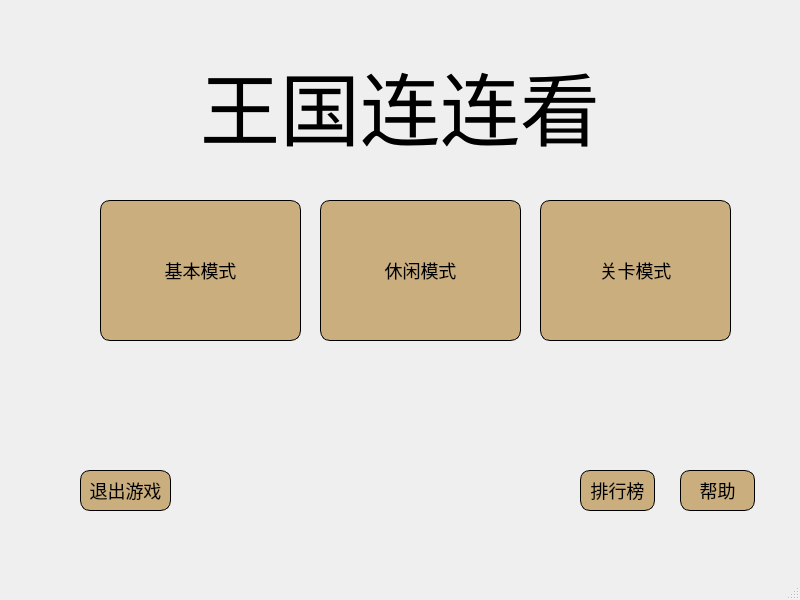
<?xml version="1.0" encoding="UTF-8"?>
<ui version="4.0">
 <class>MenuDialog</class>
 <widget class="QMainWindow" name="MenuDialog">
  <property name="geometry">
   <rect>
    <x>0</x>
    <y>0</y>
    <width>800</width>
    <height>600</height>
   </rect>
  </property>
  <property name="styleSheet">
   <string notr="true">#labelTitle{
	width:100%;
	text-align:center;
	font-size:80px;
	font-family: &quot;Microsoft Yahei&quot;,Arial,Helvetica,sans-serif,&quot;宋体&quot;!important;
}

.QPushButton
{
	border-radius:10px;
	min-height:10px;
	min-width:20px;
	font-size:18px;
	color:black;
	background-color:rgb(202,174,126);
	border:1px solid black;
}
.QPushButton:hover
{
	font-size:20px;
	background-color:white;
}</string>
  </property>
  <widget class="QWidget" name="centralwidget">
   <widget class="QPushButton" name="startBaseBtn">
    <property name="geometry">
     <rect>
      <x>100</x>
      <y>200</y>
      <width>201</width>
      <height>141</height>
     </rect>
    </property>
    <property name="text">
     <string>基本模式</string>
    </property>
   </widget>
   <widget class="QPushButton" name="startEasyBtn">
    <property name="geometry">
     <rect>
      <x>320</x>
      <y>200</y>
      <width>201</width>
      <height>141</height>
     </rect>
    </property>
    <property name="text">
     <string>休闲模式</string>
    </property>
   </widget>
   <widget class="QPushButton" name="startGKBtn">
    <property name="geometry">
     <rect>
      <x>540</x>
      <y>200</y>
      <width>191</width>
      <height>141</height>
     </rect>
    </property>
    <property name="text">
     <string>关卡模式</string>
    </property>
   </widget>
   <widget class="QPushButton" name="btnRank">
    <property name="geometry">
     <rect>
      <x>580</x>
      <y>470</y>
      <width>75</width>
      <height>41</height>
     </rect>
    </property>
    <property name="text">
     <string>排行榜</string>
    </property>
   </widget>
   <widget class="QPushButton" name="btnHelp">
    <property name="geometry">
     <rect>
      <x>680</x>
      <y>470</y>
      <width>75</width>
      <height>41</height>
     </rect>
    </property>
    <property name="text">
     <string>帮助</string>
    </property>
   </widget>
   <widget class="QLabel" name="labelTitle">
    <property name="geometry">
     <rect>
      <x>200</x>
      <y>50</y>
      <width>481</width>
      <height>111</height>
     </rect>
    </property>
    <property name="contextMenuPolicy">
     <enum>Qt::PreventContextMenu</enum>
    </property>
    <property name="styleSheet">
     <string notr="true"/>
    </property>
    <property name="text">
     <string>王国连连看</string>
    </property>
   </widget>
   <widget class="QPushButton" name="btnQuit">
    <property name="geometry">
     <rect>
      <x>80</x>
      <y>470</y>
      <width>91</width>
      <height>41</height>
     </rect>
    </property>
    <property name="text">
     <string>退出游戏</string>
    </property>
   </widget>
  </widget>
  <widget class="QMenuBar" name="menubar">
   <property name="geometry">
    <rect>
     <x>0</x>
     <y>0</y>
     <width>800</width>
     <height>26</height>
    </rect>
   </property>
  </widget>
  <widget class="QStatusBar" name="statusbar">
   <property name="enabled">
    <bool>false</bool>
   </property>
  </widget>
 </widget>
 <tabstops>
  <tabstop>startBaseBtn</tabstop>
  <tabstop>startGKBtn</tabstop>
  <tabstop>startEasyBtn</tabstop>
  <tabstop>btnRank</tabstop>
  <tabstop>btnHelp</tabstop>
 </tabstops>
 <resources/>
 <connections/>
</ui>
